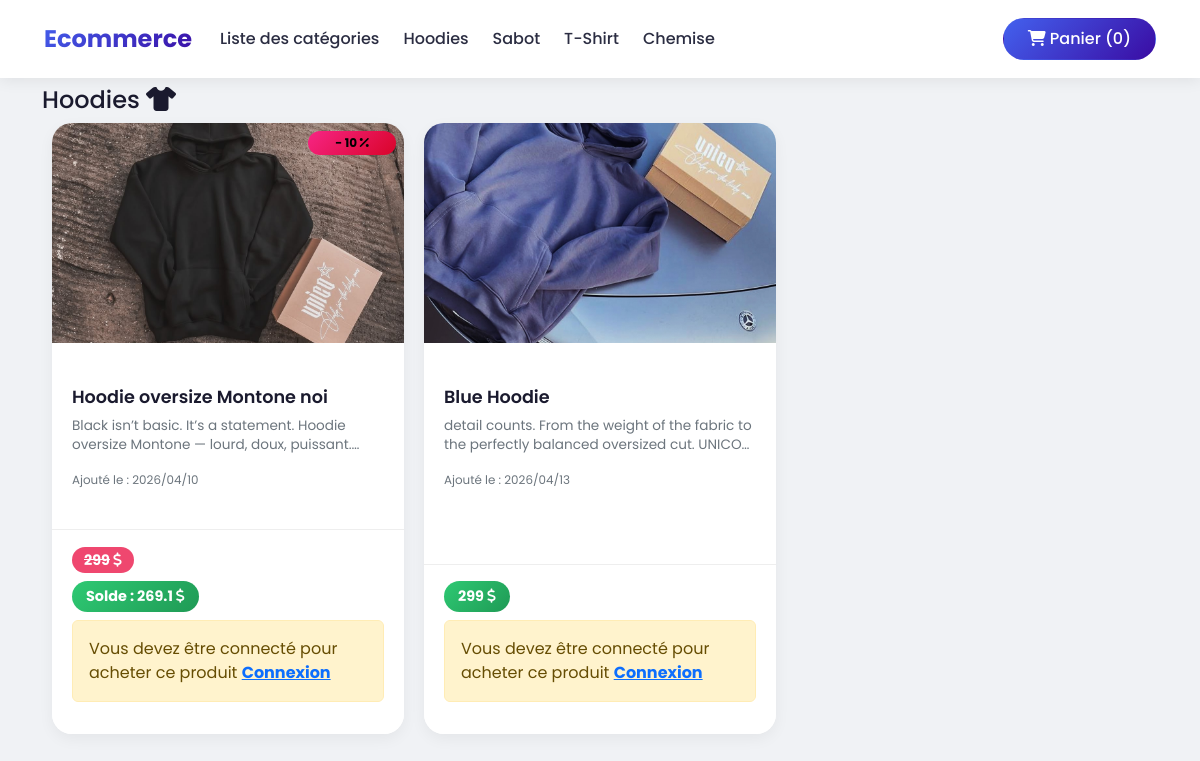
The app's page /front/categorie.php?id=1 with its own data.
### tables this page shows
CREATE TABLE `categorie` (
  `id` int(11) NOT NULL,
  `libelle` varchar(100) NOT NULL,
  `description` varchar(255) NOT NULL,
  `date_creation` datetime NOT NULL DEFAULT current_timestamp(),
  `icone` varchar(200) NOT NULL
);

CREATE TABLE `produit` (
  `id` int(11) NOT NULL,
  `libelle` varchar(100) NOT NULL,
  `prix` decimal(10,0) NOT NULL,
  `discount` int(11) NOT NULL,
  `id_categorie` int(11) NOT NULL,
  `date_creation` datetime NOT NULL,
  `description` varchar(255) NOT NULL,
  `image` varchar(150) NOT NULL
);

### include/front/product/afficher_product.php (the view, shortened to what this page needs)
<?php
foreach ($produits as $produit) {
    $idProduit = $produit->id;
    ?>
    <div class="col-md-4 mb-4">
        <div class="card h-100">
            <?php if (!empty($produit->discount)): ?>
                <span class="badge rounded-pill text-bg-warning w-25 position-absolute m-2" style="right:0"> -
                    <?= $produit->discount ?> <i class="fa fa-percent"></i></span>
            <?php endif; ?>
            <img class="card-img-top w-100 mx-auto" src="../upload/produit/<?= $produit->image ?>" alt="Card image cap">
            <div class="card-body">
                <a href="produit.php?id=<?php echo $idProduit ?>" class="btn stretched-link"></a>
                <h5 class="card-title"><?= $produit->libelle ?></h5>
                <p class="card-text"><?= $produit->description ?></p>
                <p class="card-text"><small class="text-muted">Ajouté le
                        : <?= date_format(date_create($produit->date_creation), 'Y/m/d') ?></small></p>
            </div>
            <div class="card-footer bg-white" style="z-index: 10">
                <?php if (!empty($produit->discount)): ?>
                    <div class="h5"><span class="badge rounded-pill text-bg-danger"><strike> <?= $produit->prix ?></strike> <i
                                class="fa fa-solid fa-dollar"></i></span></div>
                    <div class="h5"><span class="badge rounded-pill text-bg-success">Solde :
                            <?= calculerRemise($produit->prix, $produit->discount) ?> <i
                                class="fa fa-solid fa-dollar"></i></span></div>
                <?php else: ?>
                    <div class="h5"><span class="badge rounded-pill text-bg-success"><?= $produit->prix ?> <i
                                class="fa fa-solid fa-dollar"></i></span></div>
                <?php endif; ?>
                <?php include '../include/front/counter.php' ?>
            </div>
        </div>
    </div>
    <?php
}
    ?>

### front/categorie.php (shortened to what this page needs)
<?php
require_once '../include/database.php';
$id = $_GET['id'];
$sqlState = $pdo->prepare("SELECT * FROM categorie WHERE id=?");
$sqlState->execute([$id]);
$categorie = $sqlState->fetch(PDO::FETCH_ASSOC);
$sqlState = $pdo->prepare("SELECT * FROM produit WHERE id_categorie=?");
$sqlState->execute([$id]);
$produits = $sqlState->fetchAll(PDO::FETCH_OBJ);
?>
<!doctype html>
<html lang="en">
<head>
    <?php include '../include/head_front.php' ?>
</head>
<body>
<?php include '../include/nav_front.php' ?>
<div class="container py-2">
    <h4><?php echo $categorie['libelle'] ?> <span class="fa <?php echo $categorie['icone'] ?>"></span></h4>
    <div class="container">
        <div class="row">
            <?php require_once '../include/front/product/afficher_product.php'; ?>
        </div>
    </div>
</div>
</body>
</html>

### include/front/counter.php (shortened to what this page needs)
<div>
    <?php
    $idUtilisateur = $_SESSION['utilisateur']['id'] ?? 0;
    $panierUtilisateur = $_SESSION['panier'][$idUtilisateur] ?? [];
    if (isset($panierUtilisateur[$idProduit])) {
        if (is_array($panierUtilisateur[$idProduit])) {
            $qty = $panierUtilisateur[$idProduit]['quantite'];
            $tailleStockee = $panierUtilisateur[$idProduit]['taille'] ?? '';
        } else {
            $qty = $panierUtilisateur[$idProduit];
            $tailleStockee = '';
        }
    } else {
        $qty = 0;
        $tailleStockee = '';
    }
    if ($qty == 0) {
        $button = '<i class="fa fa-light fa-cart-plus"></i>';
    } else {
        $button = '<i class="fa-solid fa-pencil"></i>';
    }
    ?>
    <?php if ($idUtilisateur !== 0): ?>
        <form method="post" class="counter d-flex" action="ajouter_panier.php">
            <button type="button" class="btn btn-primary mx-2 counter-moins" onclick="decrementQty(this)">-</button>
            <input type="hidden" name="id" value="<?php echo $idProduit ?>">
            <input type="hidden" name="taille" id="taille_<?php echo $idProduit ?>" value="<?php echo $tailleStockee ?>">
            <input class="form-control" value="<?php echo $qty ?>" type="number" name="qty"
                id="qty_<?php echo $idProduit ?>" max="99" style="width: 60px;" readonly>
            <button type="button" class="btn btn-primary mx-2 counter-plus" onclick="incrementQty(this)">+</button>
            <button class="btn btn-success btn-sm" type="submit" name="ajouter">
                <?= $button ?>
            </button>
            <?php if ($qty != 0): ?>
                <button formaction="supprimer_panier.php" class="btn btn-sm btn-danger mx-1" type="submit" name="supprimer">
                    <i class="fa-solid fa-trash"></i>
                </button>
            <?php endif; ?>
        </form>
        <script>
            function incrementQty(btn) {
                let form = btn.closest('form');
                let input = form.querySelector('input[name="qty"]');
                let newVal = parseInt(input.value) + 1;
                if (newVal <= 99) input.value = newVal;
            }
            function decrementQty(btn) {
                let form = btn.closest('form');
                let input = form.querySelector('input[name="qty"]');
                let newVal = parseInt(input.value) - 1;
                if (newVal >= 0) input.value = newVal;
            }
            // Récupérer la taille sélectionnée sur la page produit
            let sizeBtns = document.querySelectorAll('.size-btn');
            if (sizeBtns.length > 0) {
                sizeBtns.forEach(btn => {
                    btn.addEventListener('click', function () {
                        let taille = this.getAttribute('data-size');
                        let inputTaille = document.getElementById('taille_<?php echo $idProduit ?>');
                        if (inputTaille) inputTaille.value = taille;
                    });
                });
            }
        </script>
    <?php else: ?>
        <div class="alert alert-warning" role="alert">
            Vous devez être connecté pour acheter ce produit <strong><a href="../connexion.php">Connexion</a></strong>
        </div>
    <?php endif; ?>
</div>

### assets/css/style.css (style rules this page uses)
:root { --primary: #4361ee; --primary-dark: #3a0ca3; --secondary: #f72585; --success: #2ec973; --danger: #ef476f; --dark: #1a1a2e; --gray: #6c757d; --light: #f0f2f5; --white: #ffffff; }
* { margin: 0; padding: 0; box-sizing: border-box; }
body { font-family: "Poppins", sans-serif; background: var(--light); color: var(--dark); }
.card { border: none; border-radius: 20px; overflow: hidden; transition: all 0.3s; box-shadow: 0 5px 15px rgba(0, 0, 0, 0.05); background: var(--white); margin-bottom: 20px; }
.card-img-top { height: 220px; object-fit: cover; transition: transform 0.5s; }
.card-body { padding: 1.25rem; }
.card-title { font-size: 1.1rem; font-weight: 600; margin-bottom: 0.5rem; }
.card-text { font-size: 0.85rem; color: var(--gray); line-height: 1.4; display: -webkit-box; -webkit-line-clamp: 2; line-clamp: 2; -webkit-box-orient: vertical; overflow: hidden; }
.card-footer { background: var(--white) !important; border-top: 1px solid #eee; padding: 1rem 1.25rem; }
.badge.text-bg-warning { background: linear-gradient(135deg, var(--secondary), #d90429) !important; font-size: 0.75rem; padding: 6px 12px; z-index: 20; }
.badge.rounded-pill.text-bg-danger { background: var(--danger) !important; font-size: 0.9rem; padding: 6px 12px; }
.badge.rounded-pill.text-bg-success { background: linear-gradient(135deg, var(--success), #1f9a55) !important; font-size: 0.9rem; padding: 8px 14px; }
.card { animation: fadeInUp 0.4s ease-out; }
.col-md-4, .col-md-6 { padding: 0 10px; margin-bottom: 20px; }
@media (min-width: 992px) { .col-md-4 { flex: 0 0 33.333333%; max-width: 33.333333%; } }
.card { height: 100%; display: flex; flex-direction: column; }
.card-body { flex: 1; }
.card-footer { margin-top: auto; }

### records on screen
categorie: libelle "Hoodies"
produit: discount "10", image (picture), libelle "Hoodie oversize Montone noi", description "Black isn’t basic. It’s a statement. Hoodie oversize Montone — lourd, doux,…", date_creation "2026/04/10", prix "299", calculerRemise($produit->prix, $produit->discount) "269.1"
produit: image (picture), libelle "Blue Hoodie", description "detail counts. From the weight of the fabric to the perfectly balanced oversized cut.…", date_creation "2026/04/13", prix "299"

### other values on screen
$productCount "0"
